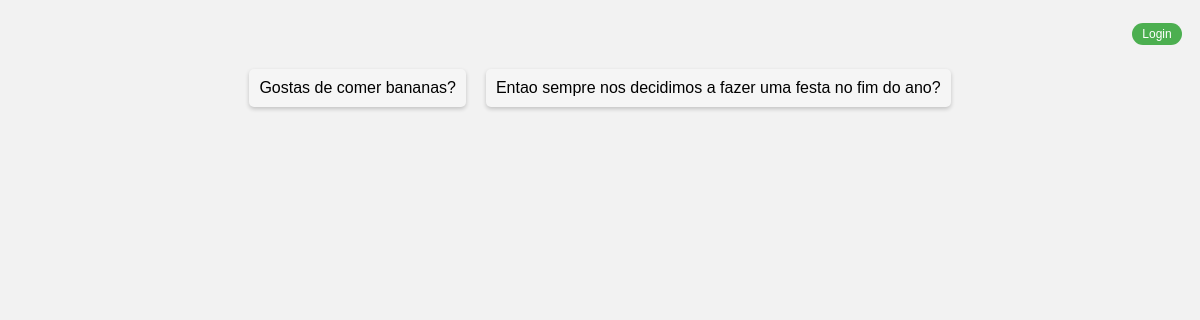
Page /votacao/ on the committed database.
### votacao/models.py (models this page shows, shortened)
class Questao(models.Model):
    questao_texto = models.CharField(max_length=200)
    pub_data = models.DateTimeField('data de publicacao')

### votacao/views.py (the view)
# urls.py: path("", views.index, name='index'),
def index(request):
    latest_question_list = Questao.objects.order_by('-pub_data')[:5]
    context = {'latest_question_list': latest_question_list}
    user = request.user
    if user.is_authenticated and not user.is_superuser:
        aluno = get_object_or_404(Aluno, user_id=user.id)
        context.update({"aluno": aluno})
    return render(request, 'votacao/index.html', context)

### templates/votacao/index.html (shortened to what this page needs)
<div class="login_div">
    {% if user.is_authenticated %}
    <div class="loged_data_div">
        <p>Logged in as <b>{{request.user}}</b> {% if user.is_superuser %} (Admin){% endif %}</p>
        {% if not user.is_superuser %}
        <p>Numero de votos: <b>{{aluno.numero_votos}}</b></p>
        {% endif %}
    </div>
    <a href="{% url 'votacao:logout' %}">
        <button>Logout</button>
    </a>
    {% else %}
    <a href="{% url 'votacao:login' %}">
        <button>Login</button>
    </a>
    {% endif %}
</div>
{% if latest_question_list %}
<ul class="question-list">
    {% for questao in latest_question_list %}
    <a href="{% url 'votacao:detalhe' questao.id %}">
        <li class="question-item">
            {{ questao.questao_texto }}
        </li>
    </a>
    {% endfor %}
</ul>
{% else %}
<p>Não há questões disponíveis.</p>
{% endif %}

### templates/votacao/index.html (style rules this page uses)
.question-list { list-style: none; margin: 0; padding: 0; display: flex; flex-wrap: wrap; justify-content: center; }
.question-item { margin: 10px; padding: 10px; background-color: #f5f5f5; border-radius: 5px; box-shadow: 0 2px 4px rgba(0, 0, 0, 0.2); }
a, a:visited { color: #000; text-decoration: none; }
.login_div { display: flex; flex-direction: row; align-items: center; justify-content: flex-end; width: 100%; gap: 15px; margin-right: 20px; height: 51px; }
button { background-color: #4CAF50; color: white; padding: 4px 6px; border: none; border-radius: 16px; cursor: pointer; font-size: 12px; width: 50px; }

### rows in the picture
Questao: questao_texto "Gostas de comer bananas?"
Questao: questao_texto "Entao sempre nos decidimos a fazer uma festa no fim do ano?"
